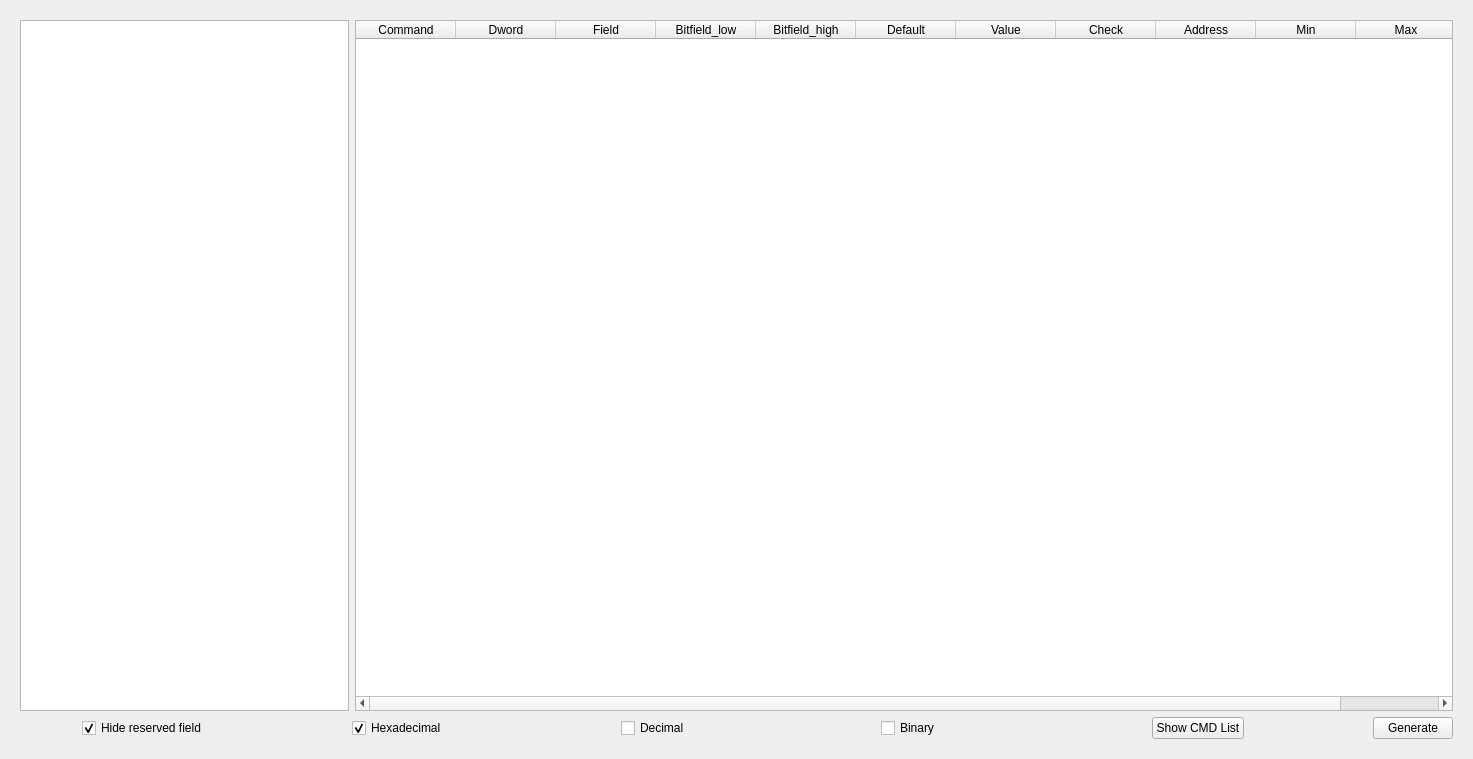
<?xml version="1.0" encoding="UTF-8"?>
<ui version="4.0">
 <class>FormCommandInfo</class>
 <widget class="QWidget" name="FormCommandInfo">
  <property name="geometry">
   <rect>
    <x>0</x>
    <y>0</y>
    <width>1463</width>
    <height>759</height>
   </rect>
  </property>
  <property name="acceptDrops">
   <bool>false</bool>
  </property>
  <property name="windowTitle">
   <string>Form</string>
  </property>
  <layout class="QGridLayout" name="gridLayout_2">
   <item row="0" column="0">
    <widget class="QStackedWidget" name="stackedWidget">
     <property name="currentIndex">
      <number>0</number>
     </property>
     <widget class="QWidget" name="All">
      <property name="sizePolicy">
       <sizepolicy hsizetype="Expanding" vsizetype="Expanding">
        <horstretch>0</horstretch>
        <verstretch>0</verstretch>
       </sizepolicy>
      </property>
      <layout class="QGridLayout" name="gridLayout">
       <item row="0" column="0">
        <layout class="QVBoxLayout" name="verticalLayout">
         <item>
          <layout class="QHBoxLayout" name="horizontalLayout_3" stretch="3,10">
           <item>
            <widget class="QTreeWidget" name="treeWidgetCmd">
             <property name="headerHidden">
              <bool>true</bool>
             </property>
             <column>
              <property name="text">
               <string notr="true">1</string>
              </property>
             </column>
            </widget>
           </item>
           <item>
            <widget class="QTableWidget" name="tableWidgetCmd">
             <property name="sizeAdjustPolicy">
              <enum>QAbstractScrollArea::AdjustToContents</enum>
             </property>
             <attribute name="horizontalHeaderCascadingSectionResizes">
              <bool>true</bool>
             </attribute>
             <attribute name="verticalHeaderCascadingSectionResizes">
              <bool>true</bool>
             </attribute>
             <column>
              <property name="text">
               <string>Command</string>
              </property>
             </column>
             <column>
              <property name="text">
               <string>Dword</string>
              </property>
             </column>
             <column>
              <property name="text">
               <string>Field</string>
              </property>
             </column>
             <column>
              <property name="text">
               <string>Bitfield_low</string>
              </property>
             </column>
             <column>
              <property name="text">
               <string>Bitfield_high</string>
              </property>
             </column>
             <column>
              <property name="text">
               <string>Default</string>
              </property>
             </column>
             <column>
              <property name="text">
               <string>Value</string>
              </property>
             </column>
             <column>
              <property name="text">
               <string>Check</string>
              </property>
             </column>
             <column>
              <property name="text">
               <string>Address</string>
              </property>
             </column>
             <column>
              <property name="text">
               <string>Min</string>
              </property>
             </column>
             <column>
              <property name="text">
               <string>Max</string>
              </property>
             </column>
            </widget>
           </item>
          </layout>
         </item>
         <item>
          <layout class="QHBoxLayout" name="horizontalLayout_2" stretch="5,1,1">
           <item>
            <layout class="QHBoxLayout" name="horizontalLayout">
             <item alignment="Qt::AlignHCenter">
              <widget class="QCheckBox" name="checkBoxReserved">
               <property name="text">
                <string>Hide reserved field</string>
               </property>
               <property name="checked">
                <bool>true</bool>
               </property>
              </widget>
             </item>
             <item alignment="Qt::AlignHCenter">
              <widget class="QCheckBox" name="checkBoxHex">
               <property name="text">
                <string>Hexadecimal</string>
               </property>
               <property name="checked">
                <bool>true</bool>
               </property>
              </widget>
             </item>
             <item alignment="Qt::AlignHCenter">
              <widget class="QCheckBox" name="checkBoxDec">
               <property name="text">
                <string>Decimal</string>
               </property>
              </widget>
             </item>
             <item alignment="Qt::AlignHCenter">
              <widget class="QCheckBox" name="checkBoxBinary">
               <property name="text">
                <string>Binary</string>
               </property>
              </widget>
             </item>
            </layout>
           </item>
           <item alignment="Qt::AlignRight">
            <widget class="QPushButton" name="pushButtonSCL">
             <property name="text">
              <string>Show CMD List</string>
             </property>
            </widget>
           </item>
           <item alignment="Qt::AlignRight">
            <widget class="QPushButton" name="pushButtonGen">
             <property name="text">
              <string>Generate</string>
             </property>
            </widget>
           </item>
          </layout>
         </item>
        </layout>
       </item>
      </layout>
     </widget>
     <widget class="QWidget" name="cmdlist">
      <property name="sizePolicy">
       <sizepolicy hsizetype="Expanding" vsizetype="Expanding">
        <horstretch>0</horstretch>
        <verstretch>0</verstretch>
       </sizepolicy>
      </property>
      <property name="minimumSize">
       <size>
        <width>1451</width>
        <height>0</height>
       </size>
      </property>
      <layout class="QGridLayout" name="gridLayout_4">
       <item row="0" column="0">
        <layout class="QVBoxLayout" name="verticalLayout_3">
         <item>
          <layout class="QHBoxLayout" name="horizontalLayout_5" stretch="3,10">
           <item>
            <widget class="QTreeView" name="treeView"/>
           </item>
           <item>
            <widget class="QTableWidget" name="tableWidgetCmdlist">
             <property name="maximumSize">
              <size>
               <width>2751</width>
               <height>3691</height>
              </size>
             </property>
             <property name="sizeAdjustPolicy">
              <enum>QAbstractScrollArea::AdjustToContents</enum>
             </property>
             <attribute name="horizontalHeaderCascadingSectionResizes">
              <bool>true</bool>
             </attribute>
             <attribute name="verticalHeaderCascadingSectionResizes">
              <bool>true</bool>
             </attribute>
             <column>
              <property name="text">
               <string>Command</string>
              </property>
             </column>
             <column>
              <property name="text">
               <string>Class</string>
              </property>
             </column>
             <column>
              <property name="text">
               <string>HitCount</string>
              </property>
             </column>
             <column>
              <property name="text">
               <string>Error</string>
              </property>
             </column>
            </widget>
           </item>
          </layout>
         </item>
         <item>
          <layout class="QHBoxLayout" name="horizontalLayout_4">
           <item>
            <widget class="QPushButton" name="pushButtonSU">
             <property name="text">
              <string>Save Changes &amp;&amp; Update</string>
             </property>
            </widget>
           </item>
           <item>
            <widget class="QPushButton" name="pushButtonSA">
             <property name="text">
              <string>Show All</string>
             </property>
            </widget>
           </item>
          </layout>
         </item>
        </layout>
       </item>
      </layout>
     </widget>
     <widget class="QWidget" name="page_5">
      <property name="acceptDrops">
       <bool>true</bool>
      </property>
     </widget>
    </widget>
   </item>
  </layout>
 </widget>
 <resources/>
 <connections/>
</ui>
